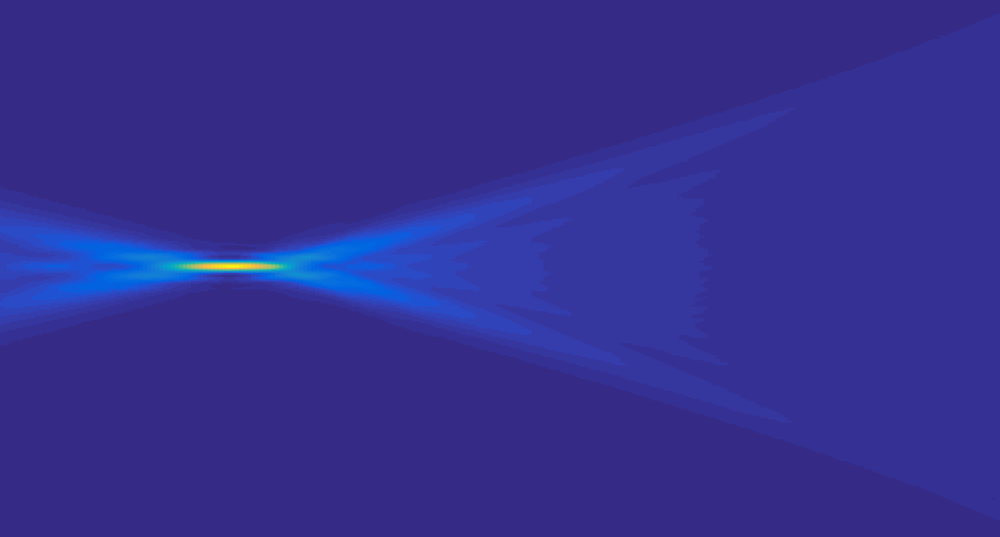
%> input picture notebook/20170829/testImages/test.png, 1000 x 537 px, shrunk from 1434 x 770 before the run
$ octave sjs20170829.m   (GNU Octave 9; MATLAB toolbox functions it lacks are replaced by stand-ins)
%> lines starting %> are read from the running program, lines starting %| are printed output that depends on the picture
### notebook/20170829/convertToGrayscale.m
function [ grayscaleImage ] = convertToGrayscale( imageToConvert )

% Define colorweights
redWeight = 0.3;
greenWeight = 0.6;
blueWeight = 0.11;

% Convert Image
grayscaleImage = squeeze( (...
    redWeight.*imageToConvert( :, :, 1 ) + ...
    greenWeight.*imageToConvert( :, :, 2 ) + ...
    blueWeight.*imageToConvert( :, :, 3 ) ...
    )./3  );

end

### notebook/20170829/fwhm.m
% *************************************************************************
% Find Maximum and FWHM of 1D data trace
%
%   fwhm calculates the Full Width at Half Maximum (FWHM) of a
%   positive 1D input function yData(xData) with spacing given by xData.
%
% Inputs
%   yData    - 1-D data data
%   yData    - xData data (or dx)
%   plotFwhm - [optional 1 to plot result or 0 not to
%
% Outputs
%   fwhm      - FWHM of data
%   xMaxValue - Coordinate of maximum value
%
% Based on fwhm.m from k-Wave Toolbox (http://www.k-wave.org),
% © 2009-2014 Bradley Treeby and Ben Cox, licensed under GNU/GPL v3.
%
%**************************************************************************

function fwhm = fwhm(yData, xData, plotFwhm)

% check for optional inputs
if nargin == 2
    plotFwhm = 1;
end

% check if dx is given in place of an xData array
if length(xData) == 1
    xData = 0:xData:(length(yData)-1)*xData;
end

% check the input is 1D
if ( ndims(yData) ~= 2 ) || min( size(yData) ) ~= 1
    error('input function must be 1 dimensional');
end

% find the maximum value of yData(xData)
[f_max, i_max] = max(yData);

% setup the indexing variables for finding the leading edge
index = i_max;

% loop until the index at half maximum is found
while yData(index) > 0.5*f_max
    index = index - 1;
    if index < 1
        error('left half maximum not found');
    end
end

% linearly interpolate between the previous values to find the value of xData
% at the leading edge at half maximum
m = (yData(index+1) - yData(index))/(xData(index+1) - xData(index));
c = yData(index) - xData(index)*m;
i_leading = (0.5*f_max  - c)/m;

% setup the indexing variables for finding the trailing edge
index = i_max;

% loop until the index at half maximum is found
while yData(index) > 0.5*f_max
    index = index + 1;
    if index > length(yData)
        error('right half maximum not found');
    end
end

% Linearly interpolate between the previous values to find the value of
% xData at the trailing edge at half maximum
m = (yData(index-1) - yData(index))/(xData(index-1) - xData(index));
c = yData(index) - xData(index)*m;
i_trailing = (0.5*f_max  - c)/m;

% compute the FWHM
fwhm = abs(i_trailing - i_leading);

% plot the function and the FWHM if required
if plotFwhm
    figure;
    plot(xData, yData, 'b-');
    xlabel('x');
    ylabel('f(x)');
    hold on;
    plot([i_leading i_trailing], [0.5*f_max 0.5*f_max], 'r*-');
    title(['FWHM: ' num2str(fwhm), ' at x = ', num2str(xData(i_max)) ]);
end

end

### notebook/20170829/sjs20170829.m
% Script to fit Gaussian distribution to image
%
%

clear all;
close all;
clc;

imageFile = 'testImages/test.png';

% Import test image and convert to intensity
image = imread( imageFile );
%> image is the input picture: size 537x1000x3 uint8; mean R, G, B 52.1, 47.3, 143.7
grayscaleImage = double( convertToGrayscale( image ) );
%> in convertToGrayscale, `grayscaleImage = squeeze( ( redWeight.*imageToConvert( :, :, 1 ) + gre..`:
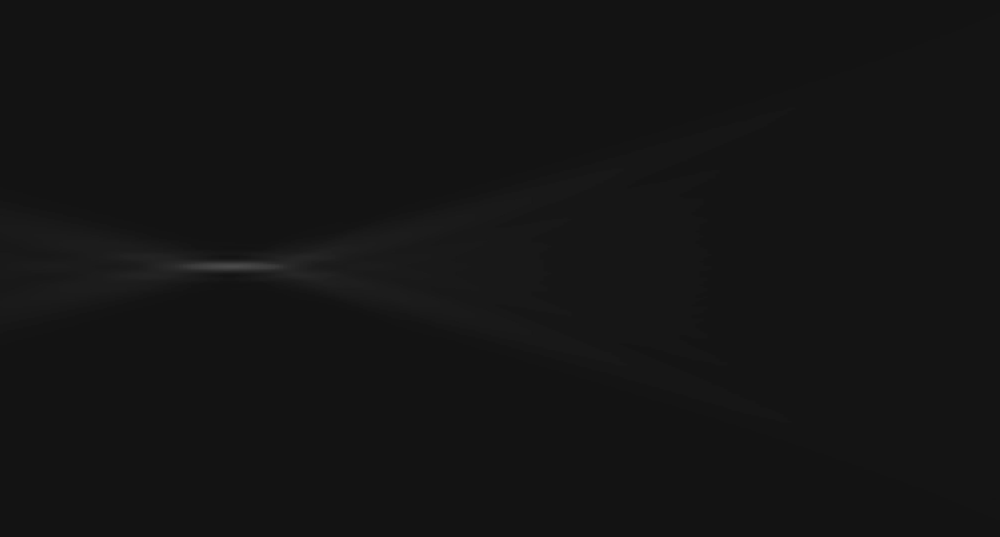
%> grayscaleImage: size 537x1000 uint8; min 19, max 75, mean 20.1
%> grayscaleImage: size 537x1000 double

% Find maximum intenstity
[maxValue, maxIndex] = max( grayscaleImage(:) );
%> maxValue = 75; maxIndex = 122166

% Get indices of that max value
[ imgWidth, imgHeight ] = size( grayscaleImage );
%> imgWidth = 537; imgHeight = 1000
[maxRow, maxCol] = ind2sub( size( grayscaleImage ), maxIndex );
%> maxRow = 267; maxCol = 228

% Get FWHM in each direction
axialSlice = grayscaleImage( maxRow, : );
%> axialSlice = 1000 values, max 75 at index 228, min 20 at index 713, mean 28.4
transverseSlice = grayscaleImage( :, maxCol );
%> transverseSlice = 537 values, max 75 at index 267, min 19 at index 1, mean 19.97

axialSigma = fwhm( axialSlice, 1 );
%> in fwhm, `[f_max, i_max] = max(yData);`: f_max = 75; i_max = 228
%> the loop in fwhm, `while yData(index) > 0.5*f_max` made 69 passes
%> index on passes 1 to 12: 227, 226, 225, 224, 223, 222, 221, 220, 219, 218, 217, 216
%> after the loop in fwhm, `while yData(index) > 0.5*f_max`: index = 159
%> in fwhm, `m = (yData(index+1) - yData(index))/(xData(index+1) - xData(index));`: m = 2
%> in fwhm, `c = yData(index) - xData(index)*m;`: c = -280
%> in fwhm, `i_leading = (0.5*f_max  - c)/m;`: i_leading = 158.8
%> in fwhm, `index = i_max;`: index = 228
%> the loop in fwhm, `while yData(index) > 0.5*f_max` made 68 passes
%> after the loop in fwhm, `while yData(index) > 0.5*f_max`: index = 296
%> in fwhm, `m = (yData(index-1) - yData(index))/(xData(index-1) - xData(index));`: m = -2
%> in fwhm, `c = yData(index) - xData(index)*m;`: c = 627
%> in fwhm, `i_trailing = (0.5*f_max  - c)/m;`: i_trailing = 294.8
%> in fwhm, `fwhm = abs(i_trailing - i_leading);`: fwhm = 136
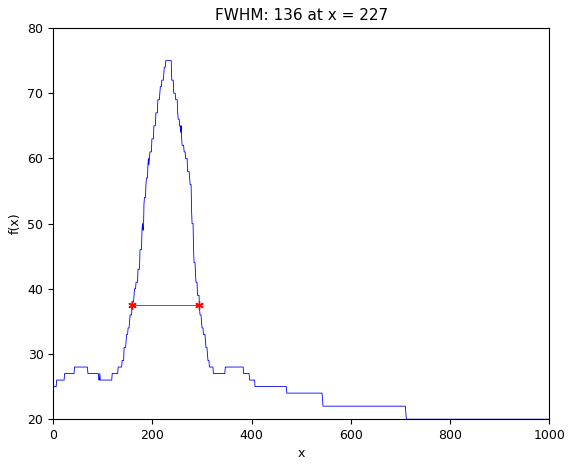
%> figure redrawn from the program's plot data; curve peaks at x = 227, y = 75
%> axialSigma = 136
transverseSigma = fwhm( transverseSlice, 1 );
%> the loop in fwhm (call 2), `while yData(index) > 0.5*f_max` made 6 passes
%> index on passes 1 to 6: 266, 265, 264, 263, 262, 261
%> the loop in fwhm (call 2), `while yData(index) > 0.5*f_max` made 6 passes
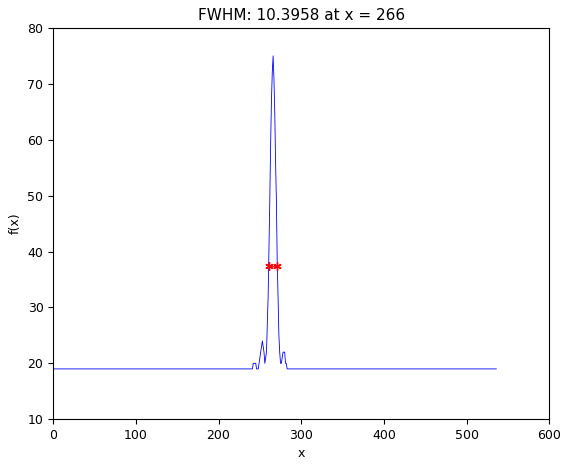
%> figure redrawn from the program's plot data; curve peaks at x = 266, y = 75
%> transverseSigma = 10.4

sigma = min( [ axialSigma, transverseSigma ] );
%> sigma = 10.4

% Create 2D gaussian function
[x, y] = meshgrid( 1:imgHeight, 1:imgWidth );
fit = exp( -( ...
    ( (x - maxCol).^(2) )./( 2.*sigma.^(2) ) + ...
    ( (y - maxRow).^(2) )./( 2.*sigma.^(2) ) ...
    ) );
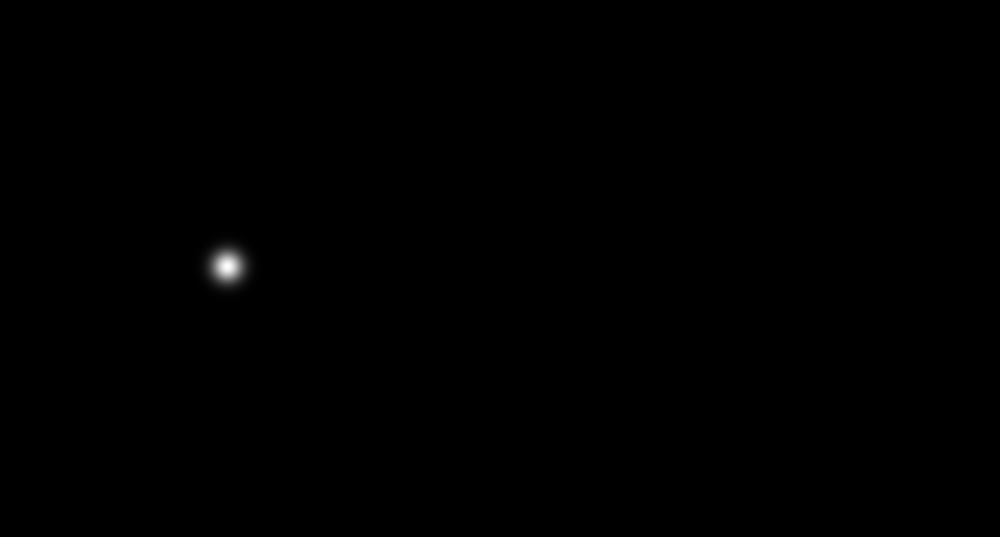
%> fit: size 537x1000 double; min 0, max 1, mean 0.00126


% Create guassian fit there
figure();

subplot( 1, 2, 1 );
pcolor( grayscaleImage );
shading flat;

subplot( 1, 2, 2 );
pcolor( fit );
shading flat;
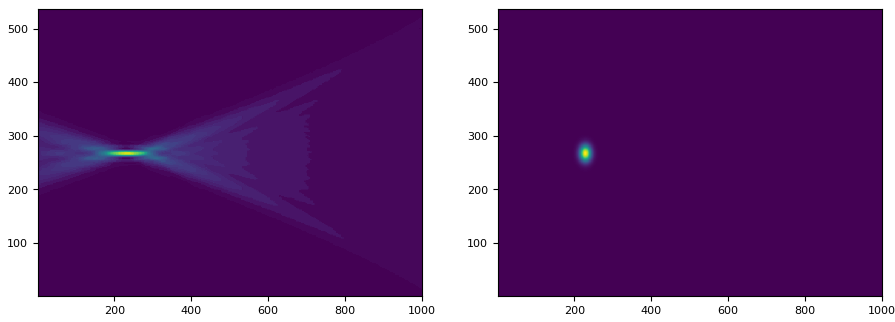
%> figure redrawn from the program's plot data, 2 panels
